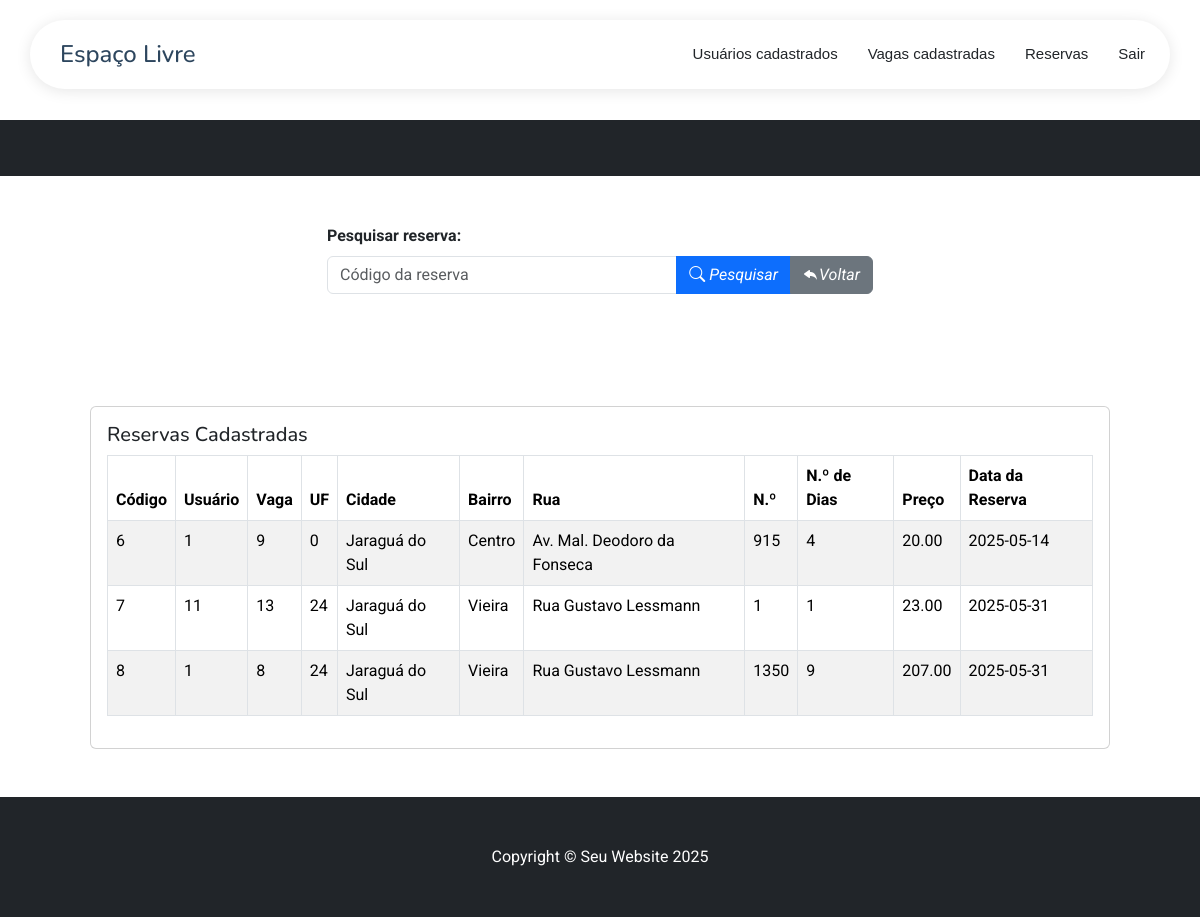
/listaReservas.php, run on an earlier commit of the app's database.
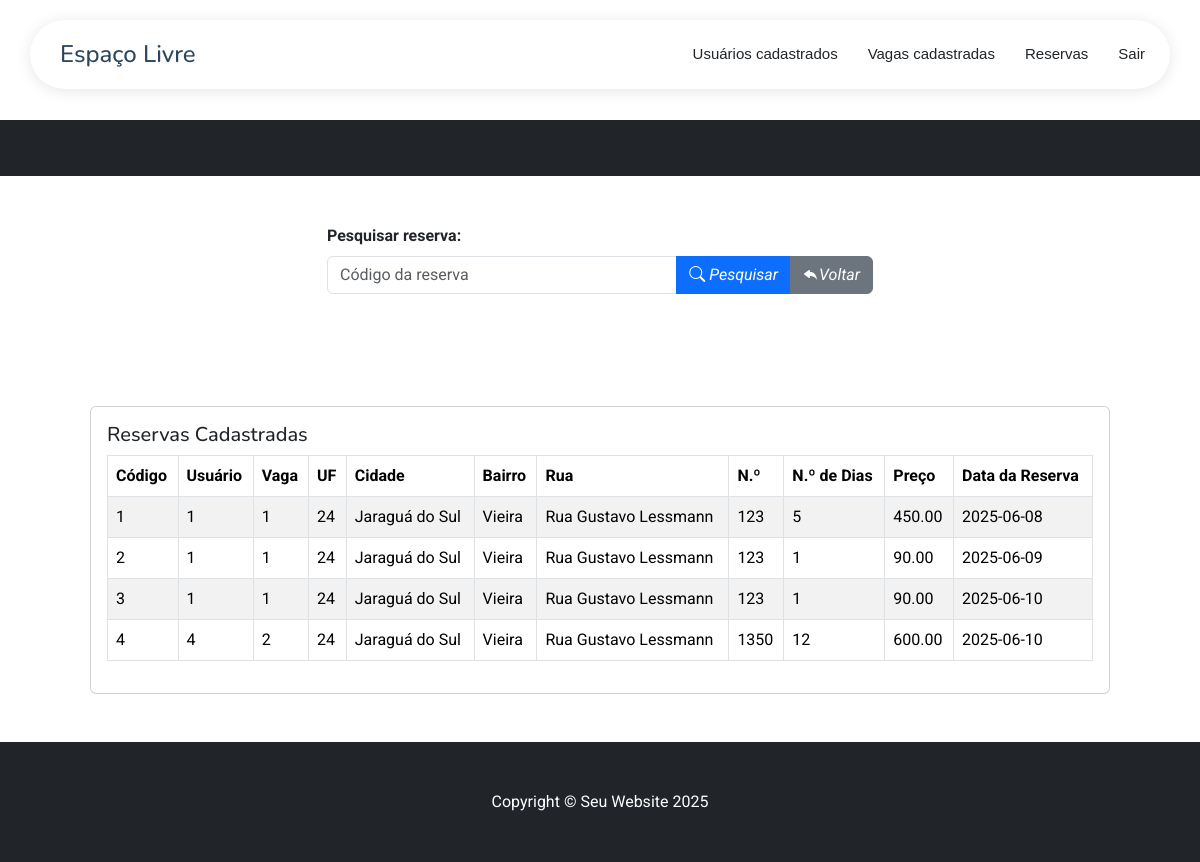
And on a later commit of the database.
### tables this page shows
CREATE TABLE `reservas` (
  `id_reserva` int(11) NOT NULL,
  `id_usuario` int(11) NOT NULL,
  `id_vaga` int(11) NOT NULL,
  `id_uf` int(11) NOT NULL,
  `cidade` varchar(255) NOT NULL,
  `bairro` varchar(255) NOT NULL,
  `endereco` varchar(255) NOT NULL,
  `numero` varchar(20) DEFAULT NULL,
  `complemento` varchar(255) DEFAULT NULL,
  `quant_dias` int(10) UNSIGNED NOT NULL,
  `valor_reserva` decimal(10,2) NOT NULL,
  `status` enum('r','l','c') NOT NULL COMMENT 'r=Reservado, l=Liberado, c=Cancelado',
  `data_reserva` date NOT NULL,
  `data_criacao_registro` timestamp NOT NULL DEFAULT current_timestamp()
);

### listaReservas.php (the view, shortened to what this page needs)
<!DOCTYPE html>
<?php
include_once("conexao.php");
$sql_pesquisa = "SELECT * FROM `reservas`";
?>
<html lang="pt-br">
    <?php
        require_once 'components/head.php';
    ?>
<head>
</head>
<body>
    <?php require_once 'components/headerTres.php'; ?><br><br><br><br><br>
    <header class="bg-dark py-1">
    </header>
    <div class="content">
        <div class="container mt-5">
            <div class="row justify-content-center">
                <div class="col-lg-6">
                    <div class="mb-3">
                        <form action="" method="POST">
                            <label for="id_reserva" class="form-label"><b>Pesquisar reserva:</b></label>
                            <div class="input-group">
                                <input type="number" class="form-control" name="id_reserva" id="id_reserva" placeholder="Código da reserva" />
                                <button type="submit" name="btnPesquisarReservas" class="btn btn-primary">
                                    <i class="bi bi-search"> Pesquisar</i>
                                </button>
                                <button type="submit" name="btnRetornar" class="btn btn-secondary">
                                    <i class="bi bi-reply-fill">Voltar</i>
                                </button>
                            </div>
                        </form>
                    </div>
                </div>
            </div>
            <section class="py-5">
                <div class="container px-4 px-lg-5 mt-5">
                    <div class="card">
                        <div class="card-body">
                                <h5 class="card-title">Reservas Cadastradas</h5>
                            <div class="table-responsive">
                                <table class="table table-striped table-bordered w-100">
                                    <thead>
                                        <tr>
                                            <th scope="col">Código</th>
                                            <th scope="col">Usuário</th>
                                            <th scope="col">Vaga</th>
                                            <th scope="col">UF</th>
                                            <th scope="col">Cidade</th>
                                            <th scope="col">Bairro</th>
                                            <th scope="col">Rua</th>
                                            <th scope="col">N.º</th>
                                            <th scope="col">N.º de Dias</th>
                                            <th scope="col">Preço</th>
                                            <th scope="col">Data da Reserva</th>
                                        </tr>
                                    </thead>
                                    <tbody>
                                        <?php listarReservas($conexao, $sql_pesquisa); ?>
                                    </tbody>
                                </table>
                            </div>
                        </div>
                    </div>
                </div>
            </section>
        </div>
        <footer class="py-5 bg-dark">
            <div class="container px-4 px-lg-5">
                <p class="m-0 text-center text-white">Copyright &copy; Seu Website 2025</p>
            </div>
        </footer>
    </div>
</body>
</html>
<?php
    function listarReservas($conexao, $sql_pesquisa)
    {
        $result = mysqli_query($conexao, $sql_pesquisa);
        while ($linha = mysqli_fetch_assoc($result)) {
            echo "<tr>";
            echo "<td>" . $linha['id_reserva'] . "</td>";
            echo "<td>" . $linha['id_usuario'] . "</td>";
            echo "<td>" . $linha['id_vaga'] . "</td>";
            echo "<td>" . $linha['id_uf'] . "</td>";
            echo "<td>" . $linha['cidade'] . "</td>";
            echo "<td>" . $linha['bairro'] . "</td>";
            echo "<td>" . $linha['endereco'] . "</td>";
            echo "<td>" . $linha['numero'] . "</td>";
            echo "<td>" . $linha['quant_dias'] . "</td>";
            echo "<td>" . $linha['valor_reserva'] . "</td>";
            echo "<td>" . $linha['data_reserva'] . "</td>";
            echo "</tr>";
        }
    }
?>

### components/head.php (shortened to what this page needs)
<head>
  <head>
       <link href="https://cdn.jsdelivr.net/npm/bootstrap-icons@1.11.3/font/bootstrap-icons.min.css" rel="stylesheet">
  <link href="https://cdnjs.cloudflare.com/ajax/libs/noUiSlider/15.7.1/nouislider.min.css" rel="stylesheet">
    <link href="assets/vendor/bootstrap/css/bootstrap.min.css" rel="stylesheet">
    <link href="assets/vendor/bootstrap-icons/bootstrap-icons.css" rel="stylesheet">
    <link href="assets/vendor/aos/aos.css" rel="stylesheet">
    <link href="assets/vendor/glightbox/css/glightbox.min.css" rel="stylesheet">
    <link href="assets/vendor/swiper/swiper-bundle.min.css" rel="stylesheet">
    <link href="assets/css/main.css" rel="stylesheet">
    <link href="assets/css/auxiliar.css" rel="stylesheet">
  </head>

### components/headerTres.php (shortened to what this page needs)
<header id="header" class="header d-flex align-items-center fixed-top">
  <div class="header-container container-fluid container-xl position-relative d-flex align-items-center justify-content-between">
    <a href="buscaVagas.php" class="logo d-flex align-items-center me-auto me-xl-0">
      <h1 class="sitename">Espaço Livre</h1>
    </a>
    <nav id="navmenu" class="navmenu">
            <ul class="dropdown-content">
              <li><a href="listaUsuarios.php">Usuários cadastrados</a></li>
              <li><a href="listaVagas.php">Vagas cadastradas</a></li>
              <li><a href="listaReservas.php">Reservas</a></li>
              <li><a href="sair.php">Sair</a></li>
            </ul>
    </nav>
  </div>
</header>

### assets/css/main.css (style rules this page uses)
:root { --default-font: "Roboto", system-ui, -apple-system, "Segoe UI", Roboto, "Helvetica Neue", Arial, "Noto Sans", "Liberation Sans", sans-serif, "Apple Color Emoji", "Segoe UI Emoji", "Segoe UI Symbol", "Noto Color Emoji"; --heading-font: "Nunito", sans-serif; --nav-font: "Inter", sans-serif; }
:root { --background-color: #ffffff; --default-color: #212529; --heading-color: #2d465e; --accent-color: #0d83fd; --surface-color: #ffffff; --contrast-color: #ffffff; }
:root { --nav-color: #212529; --nav-hover-color: #0d83fd; --nav-mobile-background-color: #ffffff; --nav-dropdown-background-color: #ffffff; --nav-dropdown-color: #212529; --nav-dropdown-hover-color: #0d83fd; }
:root { scroll-behavior: smooth; }
body { color: var(--default-color); background-color: var(--background-color); font-family: var(--default-font); }
a { color: var(--accent-color); text-decoration: none; transition: 0.3s; }
h1, h2, h3, h4, h5, h6 { color: var(--heading-color); font-family: var(--heading-font); }
.header { --background-color: rgba(255, 255, 255, 0); color: var(--default-color); background-color: var(--background-color); padding: 20px 0; transition: all 0.5s; z-index: 997; }
.header .header-container { background: var(--surface-color); border-radius: 50px; padding: 5px 25px; box-shadow: 0px 2px 15px rgba(0, 0, 0, 0.1); }
.header .logo { line-height: 1; padding-left: 5px; }
.header .logo h1 { font-size: 24px; margin: 0; font-weight: 500; color: var(--heading-color); }
@media (min-width: 1200px) { .navmenu { padding: 0; } }
@media (min-width: 1200px) { .navmenu ul { margin: 0; padding: 0; display: flex; list-style: none; align-items: center; } }
@media (min-width: 1200px) { .navmenu li { position: relative; } }
@media (min-width: 1200px) { .navmenu a, .navmenu a:focus { color: var(--nav-color); padding: 18px 15px; font-size: 16px; font-family: var(--nav-font); font-weight: 400; display: flex; align-items: center; justify-content: space-between; white-space: nowrap; transition: 0.3s; } }
@media (min-width: 1200px) { .navmenu li:last-child a { padding-right: 0; } }
section, .section { color: var(--default-color); background-color: var(--background-color); padding: 60px 0; scroll-margin-top: 90px; overflow: clip; }

What changed in the data, as far as the page shows it:
removed reservas: id_reserva "6", id_usuario "1", id_vaga "9", id_uf "0", cidade "Jaraguá do Sul", bairro "Centro", endereco "Av. Mal. Deodoro da Fonseca", numero "915", quant_dias "4", valor_reserva "20.00", data_reserva "2025-05-14"
removed reservas: id_reserva "7", id_usuario "11", id_vaga "13", id_uf "24", cidade "Jaraguá do Sul", bairro "Vieira", endereco "Rua Gustavo Lessmann", numero "1", quant_dias "1", valor_reserva "23.00", data_reserva "2025-05-31"
removed reservas: id_reserva "8", id_usuario "1", id_vaga "8", id_uf "24", cidade "Jaraguá do Sul", bairro "Vieira", endereco "Rua Gustavo Lessmann", numero "1350", quant_dias "9", valor_reserva "207.00", data_reserva "2025-05-31"
added reservas: id_reserva "1", id_usuario "1", id_vaga "1", id_uf "24", cidade "Jaraguá do Sul", bairro "Vieira", endereco "Rua Gustavo Lessmann", numero "123", quant_dias "5", valor_reserva "450.00", data_reserva "2025-06-08"
added reservas: id_reserva "2", id_usuario "1", id_vaga "1", id_uf "24", cidade "Jaraguá do Sul", bairro "Vieira", endereco "Rua Gustavo Lessmann", numero "123", quant_dias "1", valor_reserva "90.00", data_reserva "2025-06-09"
added reservas: id_reserva "3", id_usuario "1", id_vaga "1", id_uf "24", cidade "Jaraguá do Sul", bairro "Vieira", endereco "Rua Gustavo Lessmann", numero "123", quant_dias "1", valor_reserva "90.00", data_reserva "2025-06-10"
added reservas: id_reserva "4", id_usuario "4", id_vaga "2", id_uf "24", cidade "Jaraguá do Sul", bairro "Vieira", endereco "Rua Gustavo Lessmann", numero "1350", quant_dias "12", valor_reserva "600.00", data_reserva "2025-06-10"
